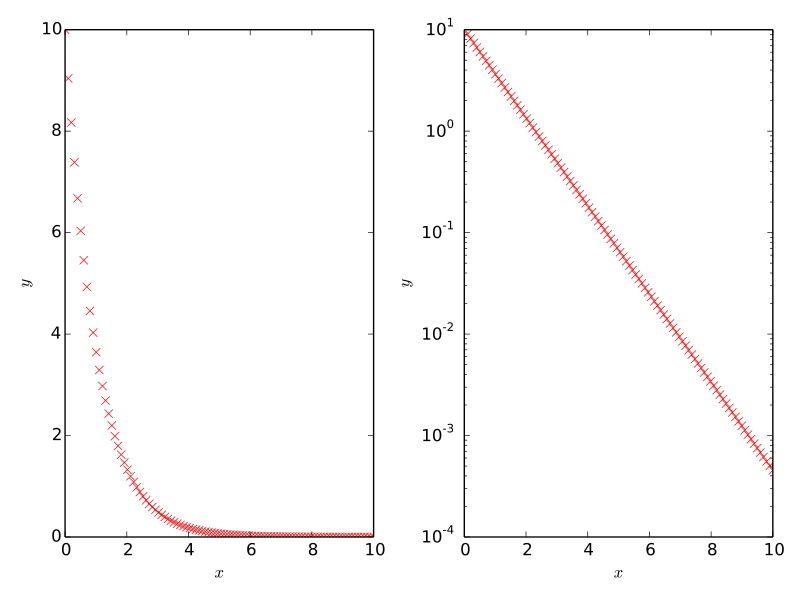

Generate this figure with Python:
from pylab import *

x,y = loadtxt("3.txt",unpack="true")

subplot(1,2,1)
plot(x,y,"r+")
xlabel("$x$")
ylabel("$y$")
subplot(1,2,2)
plot(x,y, "r+")
yscale("log")
xlabel("$x$")
ylabel("$y$")
show()
